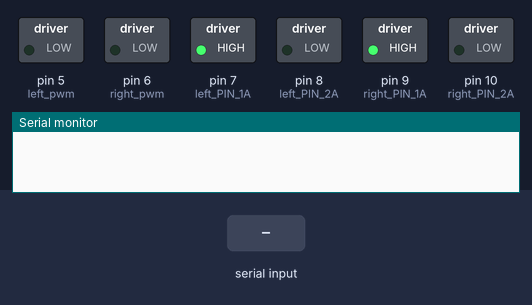
The sketch below on a simulated Arduino Uno, built with avr-gcc and run on an emulated ATmega328P. On the bench: switched loads named in the sketch (green lamp = pin HIGH), the last lines printed to the serial monitor. Inputs (shaded band) come from the test bench.

Above: at 1.2 s.
1.3 s: "90,45,200\n" received over Serial
At 2.5 s:
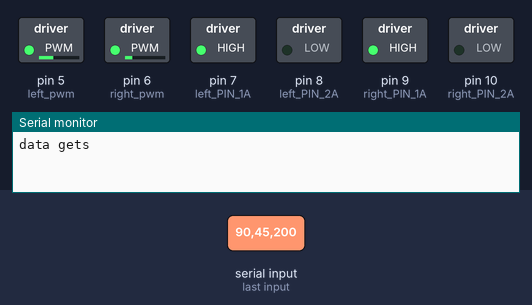
2.8 s: "30,150,10\n" received over Serial
At 3.8 s:
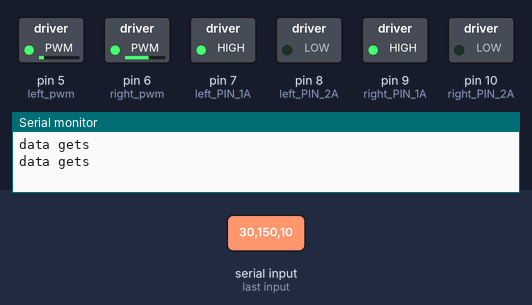
4.3 s: "5\n" received over Serial
At 4.6 s:
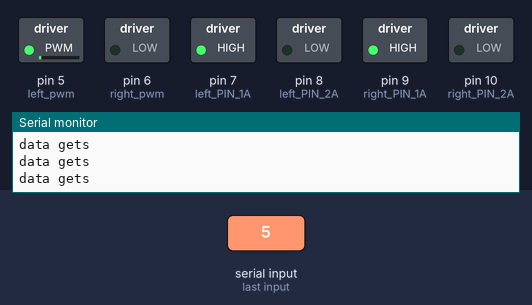
5.8 s: "90\n" received over Serial
At 7.0 s:
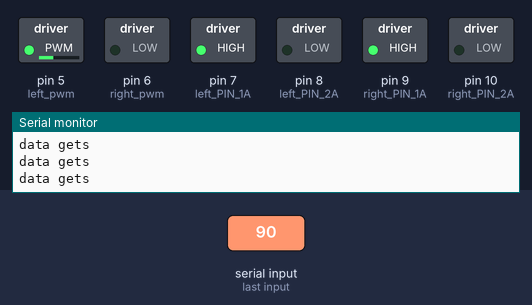
7.3 s: "200\n" received over Serial
At 8.2 s:
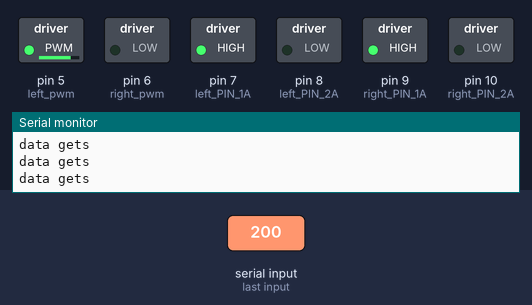
8.8 s: "1,90\n" received over Serial
At 9.3 s:
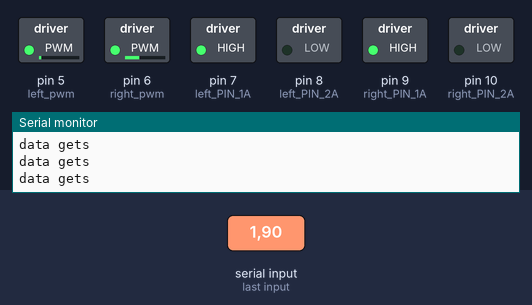
Timing chart, 0 to 11.3 s (numbered marks = the images above; inputs shaded):
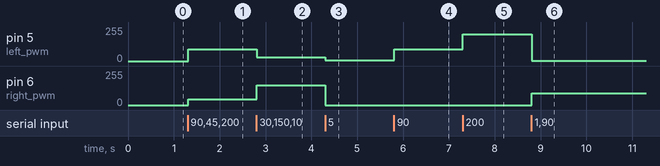

Measured:
- after the input at 1.3 s, pin 5 (left_pwm): 0/255 → 90/255 at once; pin 6 (right_pwm): 0/255 → 45/255 at once
- after the input at 2.8 s, pin 5 (left_pwm): 90/255 → 30/255 at once; pin 6 (right_pwm): 45/255 → 150/255 at once
- after the input at 4.3 s, pin 5 (left_pwm): 30/255 → 5/255 at once; pin 6 (right_pwm): 150/255 → 0/255 at once
- after the input at 5.8 s, pin 5 (left_pwm): 5/255 → 90/255 at once
- after the input at 7.3 s, pin 5 (left_pwm): 90/255 → 200/255 at once
- after the input at 8.8 s, pin 5 (left_pwm): 200/255 → 1/255 at once; pin 6 (right_pwm): 0/255 → 90/255 at once

The sketch:

autocar.ino
```cpp
#define left_pwm  5
#define right_pwm 6
#define left_PIN_1A 7
#define left_PIN_2A 8
#define right_PIN_1A 9
#define right_PIN_2A 10

int leftPower;
int rightPower;

String cmds[2];// 分割された文字列を格納する配列

void setup() {
  Serial.begin(9600);
  pinMode(left_pwm, OUTPUT);
  pinMode(right_pwm, OUTPUT);
  pinMode(left_PIN_1A, OUTPUT);
  pinMode(left_PIN_2A, OUTPUT);
  pinMode(right_PIN_1A, OUTPUT);
  pinMode(right_PIN_2A, OUTPUT);

  left_motor(HIGH, LOW);
  right_motor(HIGH, LOW);

}

void loop() {
//  Serial.print(leftPower);
//  Serial.print(":");
//  Serial.println(rightPower);or(HIGH, LOW);

  analogWrite(left_pwm, leftPower);
  analogWrite(right_pwm, rightPower);


//  if (pinValue1 == 1) {
//    analogWrite(left_pwm, 200);
//    analogWrite(right_pwm, 200);
//    left_motor(HIGH, LOW);
//    right_motor(HIGH, LOW);
//
//    if (pinValue2 == 1 && pinValue3 == 1){
//      left_motor(LOW, LOW);
//      right_motor(LOW, LOW);
//      Serial.print("1");
//      delay(500);
//    }
//
//    else if (pinValue2 == 1){
//      analogWrite(left_pwm, 100);
//      analogWrite(right_pwm, 255);
//      left_motor(HIGH, LOW);
//      right_motor(HIGH, LOW);
//      Serial.print("2");
//    }
//
//    else if (pinValue3 == 1){
//      analogWrite(left_pwm, 255);
//      analogWrite(right_pwm, 100);
//      left_motor(HIGH, LOW);
//      right_motor(HIGH, LOW);
//      Serial.print("3");
//    }
//   }
//
//  else if (pinValue2 == 1) {
//    analogWrite(left_pwm, 100);
//    analogWrite(right_pwm, 255);
//    left_motor(HIGH, LOW);
//    right_motor(HIGH, LOW);
//    Serial.print("4");
//
//
//   if (pinValue3 == 1) {
//    left_motor(LOW, LOW);
//    right_motor(LOW, LOW);
//    Serial.print("5");
//    delay(500);
//   }
//  }
//
//  else if (pinValue3 == 1){
//    analogWrite(left_pwm, 255);
//    analogWrite(right_pwm, 100);
//    left_motor(HIGH, LOW);
//    right_motor(HIGH, LOW);
//    Serial.print("6");
//  }
//
//  else{
//    left_motor(LOW, LOW);
//    right_motor(LOW, LOW);
//    Serial.print("7");
//    delay(500);
//  }
}

void left_motor(int la1, int la2){
  digitalWrite(left_PIN_1A, la1);
  digitalWrite(left_PIN_2A, la2);
}

void right_motor(int ra1, int ra2){
  digitalWrite(right_PIN_1A, ra1);
  digitalWrite(right_PIN_2A, ra2);
}


void serialEvent() {
  //データを1つ受信する関数（割り込み処理）です。
  String myString = Serial.readStringUntil('\n');
  int index = split(myString, ',', cmds);
  Serial.println("data gets");
     leftPower = cmds[0].toInt();
     rightPower = cmds[1].toInt();
}

int split(String data, char delimiter, String *dst){
     dst[0] = "";
     dst[1] = "";
    int index = 0;
    int arraySize = (sizeof(data)/sizeof((data)[0]));
    int datalength = data.length();
    for (int i = 0; i < datalength; i++) {
        char tmp = data.charAt(i);
        if ( tmp == delimiter ) {
            index++;
            if ( index > (arraySize - 1)) return -1;
        }
        else dst[index] += tmp;
    }
    return (index + 1);
}
```
